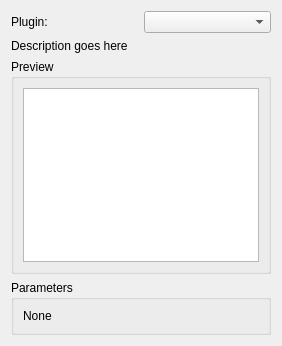
<?xml version="1.0" encoding="UTF-8"?>
<ui version="4.0">
 <class>plugintab</class>
 <widget class="QWidget" name="plugintab">
  <property name="geometry">
   <rect>
    <x>0</x>
    <y>0</y>
    <width>282</width>
    <height>346</height>
   </rect>
  </property>
  <layout class="QVBoxLayout" name="verticalLayout_8">
   <item>
    <layout class="QHBoxLayout" name="horizontalLayout">
     <item>
      <widget class="QLabel" name="label_24">
       <property name="text">
        <string>Plugin:</string>
       </property>
      </widget>
     </item>
     <item>
      <widget class="QComboBox" name="pluginType"/>
     </item>
    </layout>
   </item>
   <item>
    <widget class="QLabel" name="pluginDescr">
     <property name="text">
      <string>Description goes here</string>
     </property>
     <property name="wordWrap">
      <bool>true</bool>
     </property>
    </widget>
   </item>
   <item>
    <widget class="QGroupBox" name="groupBox_2">
     <property name="title">
      <string>Preview</string>
     </property>
     <layout class="QVBoxLayout" name="verticalLayout_7">
      <item>
       <widget class="QTextEdit" name="pluginPreview">
        <property name="readOnly">
         <bool>true</bool>
        </property>
       </widget>
      </item>
     </layout>
    </widget>
   </item>
   <item>
    <widget class="QGroupBox" name="pluginParams">
     <property name="title">
      <string>Parameters</string>
     </property>
     <layout class="QGridLayout" name="gridLayout_5">
      <item row="0" column="0">
       <widget class="QLabel" name="label_23">
        <property name="text">
         <string>None</string>
        </property>
       </widget>
      </item>
     </layout>
    </widget>
   </item>
  </layout>
 </widget>
 <resources/>
 <connections/>
</ui>
